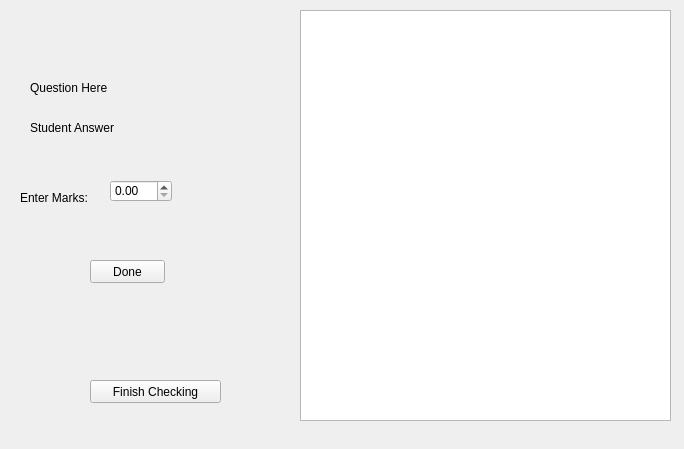
<?xml version="1.0" encoding="UTF-8"?>
<ui version="4.0">
 <class>CheckExam</class>
 <widget class="QWidget" name="CheckExam">
  <property name="geometry">
   <rect>
    <x>0</x>
    <y>0</y>
    <width>684</width>
    <height>449</height>
   </rect>
  </property>
  <property name="windowTitle">
   <string>Form</string>
  </property>
  <widget class="QTableView" name="tableView">
   <property name="geometry">
    <rect>
     <x>300</x>
     <y>10</y>
     <width>371</width>
     <height>411</height>
    </rect>
   </property>
  </widget>
  <widget class="QLabel" name="question">
   <property name="geometry">
    <rect>
     <x>30</x>
     <y>80</y>
     <width>91</width>
     <height>16</height>
    </rect>
   </property>
   <property name="text">
    <string>Question Here</string>
   </property>
  </widget>
  <widget class="QLabel" name="studentanswer">
   <property name="geometry">
    <rect>
     <x>30</x>
     <y>120</y>
     <width>91</width>
     <height>16</height>
    </rect>
   </property>
   <property name="text">
    <string>Student Answer</string>
   </property>
  </widget>
  <widget class="QLabel" name="label">
   <property name="geometry">
    <rect>
     <x>20</x>
     <y>190</y>
     <width>81</width>
     <height>16</height>
    </rect>
   </property>
   <property name="text">
    <string>Enter Marks:</string>
   </property>
  </widget>
  <widget class="QDoubleSpinBox" name="marks1">
   <property name="geometry">
    <rect>
     <x>110</x>
     <y>180</y>
     <width>62</width>
     <height>22</height>
    </rect>
   </property>
  </widget>
  <widget class="QPushButton" name="pushButton">
   <property name="geometry">
    <rect>
     <x>90</x>
     <y>380</y>
     <width>131</width>
     <height>23</height>
    </rect>
   </property>
   <property name="text">
    <string>Finish Checking</string>
   </property>
  </widget>
  <widget class="QPushButton" name="pushButton_2">
   <property name="geometry">
    <rect>
     <x>90</x>
     <y>260</y>
     <width>75</width>
     <height>23</height>
    </rect>
   </property>
   <property name="text">
    <string>Done</string>
   </property>
  </widget>
 </widget>
 <resources/>
 <connections/>
</ui>
